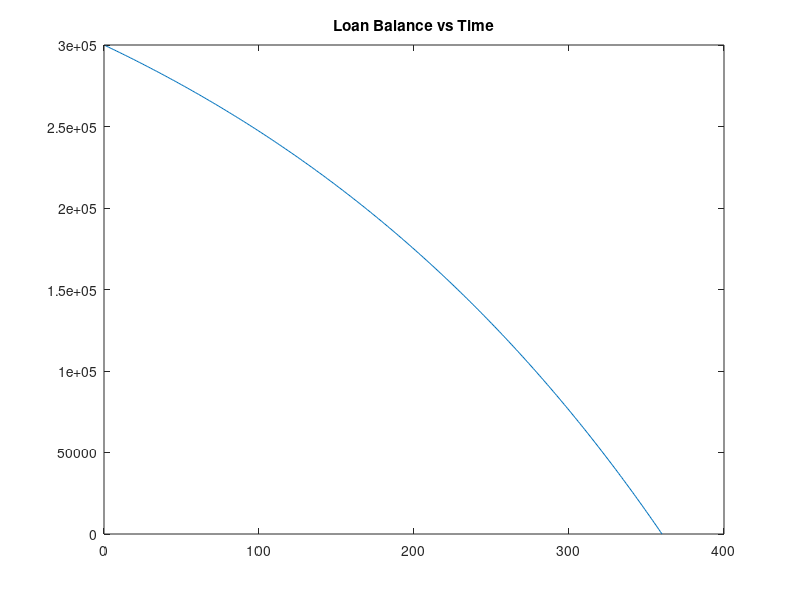

This figure's MATLAB source: (Note: this script raises an error after producing the figure.)
% Ron Guglielmone
% Stanford 2016
% CME 102 - Set 2
%
% Problem 7

T = 360; %30 yrs * 12 months
r = 0.003125; %pct per month
P0 = 300000; %US dollars
P = linspace(1, 360, 360);
t = linspace(1,360,360);

for n = 1 : 360
    
P(n) = P0*((1 - exp(-r*(T - t(n)))) ...
    / (1 - exp(-r*T)));

end

plot(t,P);
title('Loan Balance vs Time');
x_label('Time [months]');
y_label('Ballance [$]');



